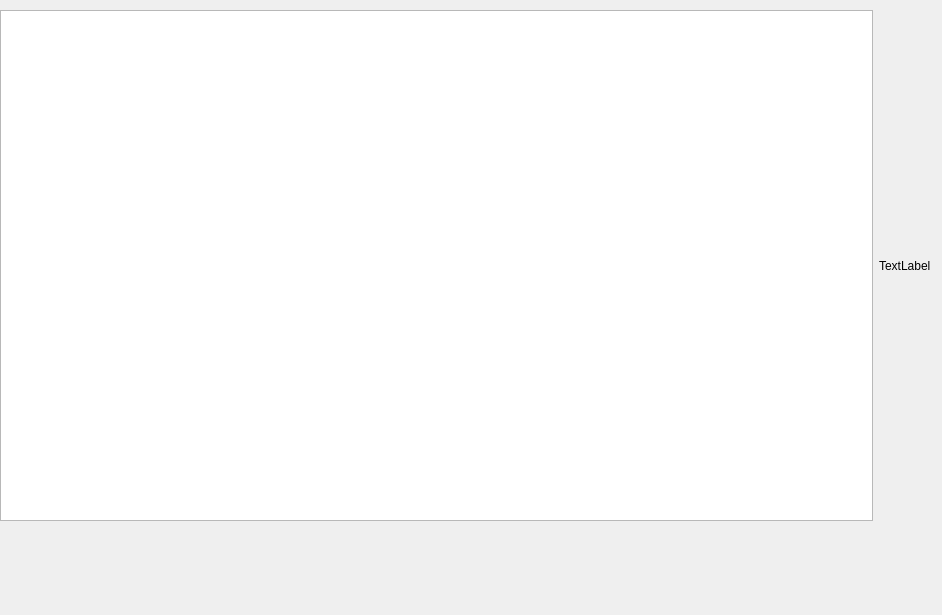
<?xml version="1.0" encoding="UTF-8"?>
<ui version="4.0">
 <class>treeInspector</class>
 <widget class="QWidget" name="treeInspector">
  <property name="geometry">
   <rect>
    <x>0</x>
    <y>0</y>
    <width>942</width>
    <height>615</height>
   </rect>
  </property>
  <property name="windowTitle">
   <string>Tree Inspector</string>
  </property>
  <widget class="QWidget" name="verticalLayoutWidget">
   <property name="geometry">
    <rect>
     <x>0</x>
     <y>10</y>
     <width>931</width>
     <height>511</height>
    </rect>
   </property>
   <layout class="QVBoxLayout" name="vlayMain">
    <property name="sizeConstraint">
     <enum>QLayout::SetMaximumSize</enum>
    </property>
    <item>
     <layout class="QHBoxLayout" name="layTree"/>
    </item>
    <item>
     <layout class="QHBoxLayout" name="horizontalLayout">
      <item>
       <widget class="QTableView" name="tblNodeInfo"/>
      </item>
      <item>
       <widget class="QLabel" name="lblImage">
        <property name="text">
         <string>TextLabel</string>
        </property>
       </widget>
      </item>
     </layout>
    </item>
   </layout>
  </widget>
 </widget>
 <resources/>
 <connections/>
</ui>
